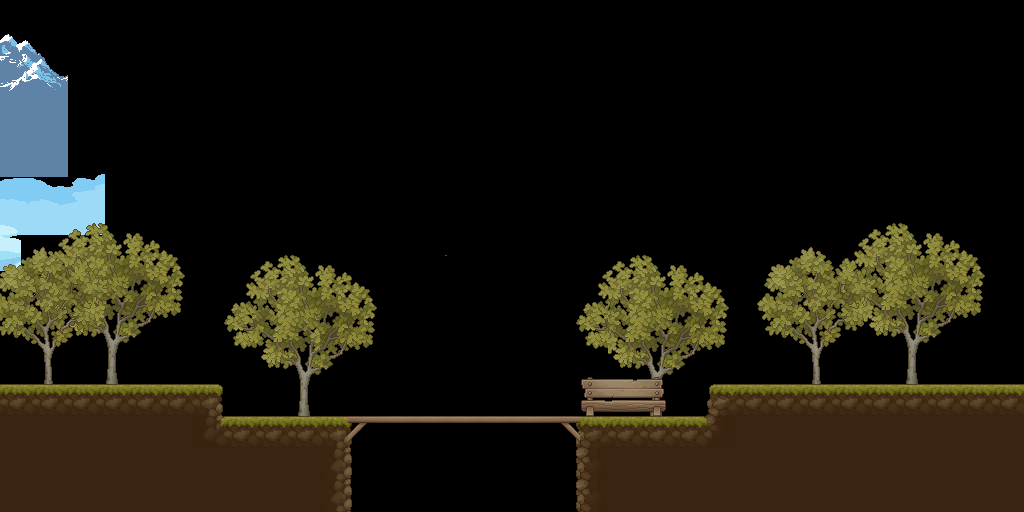

A level layout from a 2D game, rendered from its tile map. Below: a short description, then the map file with tile-grid data replaced by summaries:
An orthogonal 32x16 tile map with 32x32 px tiles, 5 tile layers (Ground, GroundDecor, TreesBackground, TreesForeground, ...), 2 tilesets, 5 image layers and 3 objects.

<map version="1.8" tiledversion="1.8.0" orientation="orthogonal" renderorder="right-down" width="32" height="16" tilewidth="32" tileheight="32" infinite="0" nextlayerid="12" nextobjectid="1">
 <editorsettings>
  <export target="../export/testLevel_Past.json" format="json" />
 </editorsettings>
 <tileset firstgid="1" name="VillageGround" tilewidth="32" tileheight="32" tilecount="256" columns="16">
  <image source="../../tileSets/src/TX Tileset Ground.png" width="512" height="512" />
  <tile id="1">
   <objectgroup draworder="index" id="3">
    <object id="3" x="0" y="0" width="32" height="32" />
   </objectgroup>
  </tile>
  <tile id="86">
   <objectgroup draworder="index" id="2">
    <object id="1" x="2" y="0" width="30" height="32" />
   </objectgroup>
  </tile>
  <tile id="122">
   <objectgroup draworder="index" id="2">
    <object id="1" x="0" y="0" width="32" height="32" />
   </objectgroup>
  </tile>
 </tileset>
 <tileset firstgid="257" name="VillageProps" tilewidth="32" tileheight="32" tilecount="1024" columns="32">
  <image source="../../tileSets/src/TX Village Props.png" width="1024" height="1024" />
 </tileset>
 <imagelayer id="2" name="Sky" offsetx="-491.667" offsety="-220.333" parallaxx="0" parallaxy="0" repeatx="1" repeaty="1">
  <image source="../../tileSets/src/sky.png" width="384" height="216" />
 </imagelayer>
 <imagelayer id="3" name="MountainsBg" offsetx="-426" offsety="-155.333" parallaxx="0.2" parallaxy="0.1" repeatx="1">
  <image source="../../tileSets/src/clouds_bg.png" width="384" height="216" />
 </imagelayer>
 <imagelayer id="4" name="MountainsFg" offsetx="-316.333" offsety="-39.6667" parallaxx="0.4" parallaxy="0.2" repeatx="1">
  <image source="../../tileSets/src/glacial_mountains.png" width="384" height="216" />
 </imagelayer>
 <imagelayer id="7" name="CloudsFg2" offsetx="-279.667" offsety="19" parallaxx="0.5" parallaxy="0.4" repeatx="1">
  <image source="../../tileSets/src/clouds_mg_2.png" width="384" height="216" />
 </imagelayer>
 <imagelayer id="5" name="CloudsFg1" offsetx="-363.667" offsety="55.6667" parallaxx="0.49" parallaxy="0.5" repeatx="1">
  <image source="../../tileSets/src/clouds_mg_1.png" width="384" height="216" />
 </imagelayer>
 <layer id="1" name="Ground" width="32" height="16">
  <data>[512 cells, 99 non-empty, 13 distinct tile ids]</data>
 </layer>
 <layer id="11" name="GroundDecor" width="32" height="16">
  <data>[512 cells, 2 non-empty, 2 distinct tile ids]</data>
 </layer>
 <layer id="8" name="TreesBackground" width="32" height="16">
  <data>[512 cells, 124 non-empty, 30 distinct tile ids]</data>
 </layer>
 <layer id="9" name="TreesForeground" width="32" height="16">
  <data>[512 cells, 60 non-empty, 25 distinct tile ids]</data>
 </layer>
 <layer id="10" name="Bench" width="32" height="16">
  <data>[512 cells, 6 non-empty, 6 distinct tile ids]</data>
 </layer>
</map>
